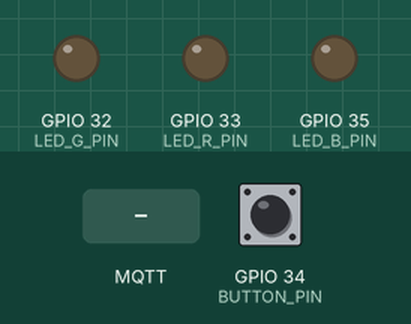
The program below on a simulated ESP32. Parts: output pins drawn as LEDs (lit = HIGH). Inputs (shaded band) come from the test bench; at power-on: GPIO 34 (BUTTON_PIN) LOW. WiFi joins after 1.5 s; servers stay silent unless stated; no MQTT or app messages arrive unless stated; what the program prints to the serial monitor is not drawn.

Above: at 4.7 s.
4.8 s: MQTT message "1" arrives on the first subscribed topic
At 5.2 s:
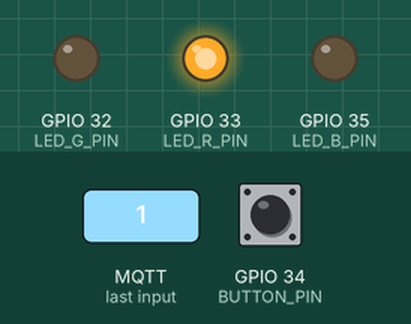
6.3 s: GPIO 34 (BUTTON_PIN) pulled HIGH for 0.15 s
7.9 s: MQTT message "on" arrives on the first subscribed topic
9.4 s: MQTT message "off" arrives on the first subscribed topic
Timing chart, 0 to 11.9 s (numbered marks = the images above; inputs shaded):
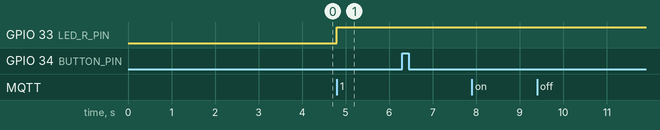

Measured:
- after the input at 4.8 s, GPIO 33 (LED_R_PIN): LOW → HIGH at once
- after the input at 6.3 s, every drawn part: stays the same
- after the input at 7.9 s, every drawn part: stays the same
- after the input at 9.4 s, every drawn part: stays the same

The program:

main.cpp
```cpp
#if SSL_ENABLED
#include <WiFiClientSecure.h>
#else
#include <WiFi.h>
#endif
#include <PubSubClient.h>

#include "secrets.h"

#define BUTTON_PIN 34
#define LED_R_PIN 33
#define LED_G_PIN 32
#define LED_B_PIN 35

bool buttonLastState = false;

#if SSL_ENABLED
WiFiClientSecure wifiClient;
#else
WiFiClient wifiClient;
#endif

PubSubClient mqttClient(wifiClient);

void wifiConnect() {
    WiFi.begin(ssid, pass);
    Serial.print("Connecting to WiFi...");

    uint8_t retryCounter = 10;
    while (WiFi.status() != WL_CONNECTED && retryCounter > 0) {
        Serial.print(".");
        delay(500);
        retryCounter--;
    }

    if (retryCounter > 0) {
        Serial.println("connected");
    } else {
        Serial.print("failed, status code =");
        Serial.println(WiFi.status());
        Serial.println("Restarting in 5 sec");
        delay(5000);
        ESP.restart();
    }
}

void mqttConnect() {
    while (!mqttClient.connected()) {
        Serial.print("MQTT connecting...");
        // MQTT Hostname should be empty for Datacake
        if (mqttClient.connect("", MQTT_USER, MQTT_PASS)) {
            Serial.println("connected");
            mqttClient.subscribe(MQTT_SUB_TOPIC);
        } else {
            Serial.print("failed, status code =");
            Serial.print(mqttClient.state());
            Serial.println("try again in 5 seconds");
            // Wait 5 seconds before retrying
            delay(5000);
        }
    }
}

void mqttCallback(char* topic, byte* payload, unsigned int length) {
    Serial.printf("MQTT Received [%s]: ", topic);
    for (int i = 0; i < length; i++) {
        Serial.print((char)payload[i]);
    }
    Serial.printf(" (len=%d)", length);
    Serial.println();

    if(memcmp(payload, "true", min(length, (unsigned int)4)) == 0) {
        digitalWrite(LED_R_PIN, LOW);
        digitalWrite(LED_G_PIN, HIGH);
    } else {
        digitalWrite(LED_R_PIN, HIGH);
        digitalWrite(LED_G_PIN, LOW);
    }
}

void setup() {
    delay(2000);
    Serial.begin(115200);

    pinMode(BUTTON_PIN, INPUT);
    pinMode(LED_R_PIN, OUTPUT);
    pinMode(LED_G_PIN, OUTPUT);
    pinMode(LED_B_PIN, OUTPUT);

    WiFi.setHostname(hostname);
    WiFi.mode(WIFI_AP_STA);
    wifiConnect();

    #if SSL_ENABLED
    wifiClient.setCACert(root_ca);  // Verify CA certificate
    mqttClient.setServer(MQTT_HOST, MQTT_PORT);
    #else
    mqttClient.setServer(MQTT_HOST, MQTT_PORT_INSECURE);
    #endif

    mqttClient.setCallback(mqttCallback);
    mqttConnect();
}

unsigned long lastloop = 1;
void loop() {
    if (WiFi.status() != WL_CONNECTED) {
        wifiConnect();
    }

    if (!mqttClient.connected()) {
        mqttConnect();
    }

    mqttClient.loop();

    bool button = digitalRead(BUTTON_PIN);
    if (button != buttonLastState) {
        buttonLastState = button;
        mqttClient.publish(MQTT_PUB_TOPIC, button ? "1" : "0");
        Serial.print("Button is now: ");
        Serial.println(button ? "true" : "false");
    }
}
```

secrets_template.h
```cpp
#define SECRET

const char ssid[] = "WiFiSSID";
const char pass[] = "WiFiPassword";
const char hostname[] = "WifiHostname";

const char *MQTT_HOST = "mqtt.datacake.co";
const int MQTT_PORT_INSECURE = 1883;
const int MQTT_PORT = 8883;
const char *MQTT_USER = "<access-token>";
const char *MQTT_PASS = "<access-token>";
const char MQTT_SUB_TOPIC[] = "dtck/<product_slug>/<device_id>/BUTTONVALUE";
const char MQTT_PUB_TOPIC[] = "dtck-pub/<product_slug>/<device_id>/BUTTONVALUE";

// Root CA certificate of the MQTT Entpoint
const char *root_ca =
    "-----BEGIN CERTIFICATE-----\n"
    "MIIFdzCCBF+gAwIBAgIQE+oocFv07O0MNmMJgGFDNjANBgkqhkiG9w0BAQwFADBv\n"
    "MQswCQYDVQQGEwJTRTEUMBIGA1UEChMLQWRkVHJ1c3QgQUIxJjAkBgNVBAsTHUFk\n"
    "ZFRydXN0IEV4dGVybmFsIFRUUCBOZXR3b3JrMSIwIAYDVQQDExlBZGRUcnVzdCBF\n"
    "eHRlcm5hbCBDQSBSb290MB4XDTAwMDUzMDEwNDgzOFoXDTIwMDUzMDEwNDgzOFow\n"
    "gYgxCzAJBgNVBAYTAlVTMRMwEQYDVQQIEwpOZXcgSmVyc2V5MRQwEgYDVQQHEwtK\n"
    "ZXJzZXkgQ2l0eTEeMBwGA1UEChMVVGhlIFVTRVJUUlVTVCBOZXR3b3JrMS4wLAYD\n"
    "VQQDEyVVU0VSVHJ1c3QgUlNBIENlcnRpZmljYXRpb24gQXV0aG9yaXR5MIICIjAN\n"
    "BgkqhkiG9w0BAQEFAAOCAg8AMIICCgKCAgEAgBJlFzYOw9sIs9CsVw127c0n00yt\n"
    "UINh4qogTQktZAnczomfzD2p7PbPwdzx07HWezcoEStH2jnGvDoZtF+mvX2do2NC\n"
    "tnbyqTsrkfjib9DsFiCQCT7i6HTJGLSR1GJk23+jBvGIGGqQIjy8/hPwhxR79uQf\n"
    "jtTkUcYRZ0YIUcuGFFQ/vDP+fmyc/xadGL1RjjWmp2bIcmfbIWax1Jt4A8BQOujM\n"
    "8Ny8nkz+rwWWNR9XWrf/zvk9tyy29lTdyOcSOk2uTIq3XJq0tyA9yn8iNK5+O2hm\n"
    "AUTnAU5GU5szYPeUvlM3kHND8zLDU+/bqv50TmnHa4xgk97Exwzf4TKuzJM7UXiV\n"
    "Z4vuPVb+DNBpDxsP8yUmazNt925H+nND5X4OpWaxKXwyhGNVicQNwZNUMBkTrNN9\n"
    "N6frXTpsNVzbQdcS2qlJC9/YgIoJk2KOtWbPJYjNhLixP6Q5D9kCnusSTJV882sF\n"
    "qV4Wg8y4Z+LoE53MW4LTTLPtW//e5XOsIzstAL81VXQJSdhJWBp/kjbmUZIO8yZ9\n"
    "HE0XvMnsQybQv0FfQKlERPSZ51eHnlAfV1SoPv10Yy+xUGUJ5lhCLkMaTLTwJUdZ\n"
    "+gQek9QmRkpQgbLevni3/GcV4clXhB4PY9bpYrrWX1Uu6lzGKAgEJTm4Diup8kyX\n"
    "HAc/DVL17e8vgg8CAwEAAaOB9DCB8TAfBgNVHSMEGDAWgBStvZh6NLQm9/rEJlTv\n"
    "A73gJMtUGjAdBgNVHQ4EFgQUU3m/WqorSs9UgOHYm8Cd8rIDZsswDgYDVR0PAQH/\n"
    "BAQDAgGGMA8GA1UdEwEB/wQFMAMBAf8wEQYDVR0gBAowCDAGBgRVHSAAMEQGA1Ud\n"
    "HwQ9MDswOaA3oDWGM2h0dHA6Ly9jcmwudXNlcnRydXN0LmNvbS9BZGRUcnVzdEV4\n"
    "dGVybmFsQ0FSb290LmNybDA1BggrBgEFBQcBAQQpMCcwJQYIKwYBBQUHMAGGGWh0\n"
    "dHA6Ly9vY3NwLnVzZXJ0cnVzdC5jb20wDQYJKoZIhvcNAQEMBQADggEBAJNl9jeD\n"
    "lQ9ew4IcH9Z35zyKwKoJ8OkLJvHgwmp1ocd5yblSYMgpEg7wrQPWCcR23+WmgZWn\n"
    "RtqCV6mVksW2jwMibDN3wXsyF24HzloUQToFJBv2FAY7qCUkDrvMKnXduXBBP3zQ\n"
    "YzYhBx9G/2CkkeFnvN4ffhkUyWNnkepnB2u0j4vAbkN9w6GAbLIevFOFfdyQoaS8\n"
    "Le9Gclc1Bb+7RrtubTeZtv8jkpHGbkD4jylW6l/VXxRTrPBPYer3IsynVgviuDQf\n"
    "Jtl7GQVoP7o81DgGotPmjw7jtHFtQELFhLRAlSv0ZaBIefYdgWOWnU914Ph85I6p\n"
    "0fKtirOMxyHNwu8=\n"
    "-----END CERTIFICATE-----";
```
